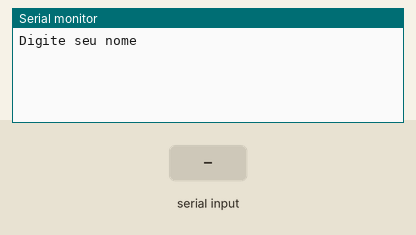
Simulated run of this sketch. Board: Arduino Uno, built with avr-gcc and run on an emulated ATmega328P. On the bench: the last lines printed to the serial monitor. The inputs (shaded band) are chosen by the test bench.

Above: at 1.2 s.
1.3 s: "90,45\n" received over Serial
At 2.6 s:
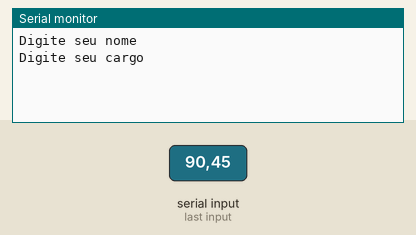
3.8 s: "30,150\n" received over Serial
At 5.8 s:
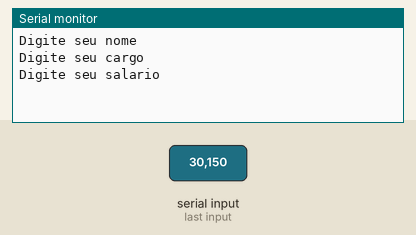
6.3 s: "5\n" received over Serial
At 6.9 s:
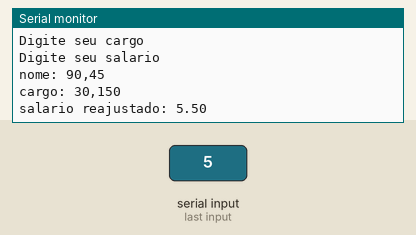

Measured:
- after the input at 1.3 s, the serial monitor: prints a new line after 1.0 s (image 1)
- after the input at 3.8 s, the serial monitor: prints a new line after 1.0 s (image 2)
- after the input at 6.3 s, the serial monitor: prints a new line at once (image 3)

The sketch:

if_simples_e_composto_011.ino
```cpp
/*
Faça um programa que receba o nome, cargo e salário de um funcionário. Se o
funcionário ganhar abaixo de 1000 reais, calcule o salário acrescido de 10%.
Ao final exiba o nome, o cargo e o salário desse funcionário.
*/

//variáveis
String nome = "";
String cargo = "";
float salario = 0;


void setup()
{
  Serial.begin(9600);
}

void loop()
{
  //entrada
  Serial.println("Digite seu nome");//informa a mensagem ao usuario
  while(! Serial.available());//espera o usuario digitar e dar <Enter>
  nome = Serial.readString();//captura o dado digitado pelo usuario

  Serial.println("Digite seu cargo");//informa a mensagem ao usuario
  while(! Serial.available());//espera o usuario digitar e dar <Enter>
  cargo = Serial.readString();//captura o dado digitado pelo usuario

  Serial.println("Digite seu salario");//informa a mensagem ao usuario
  while(! Serial.available());//espera o usuario digitar e dar <Enter>
  salario = Serial.parseFloat();//captura o dado digitado pelo usuario

  //processamento
  if(salario < 1000 ){//true
    //calcular novo salario
   salario = salario * 1.10;
  }//saida
  Serial.println();//pula linha
  Serial.println();

  Serial.println("nome: " + nome);
  Serial.println("cargo: " + cargo);
  Serial.println("salario reajustado: " + String(salario));
  Serial.println();//pula linha
  Serial.println();

  delay(3000);
}
```
